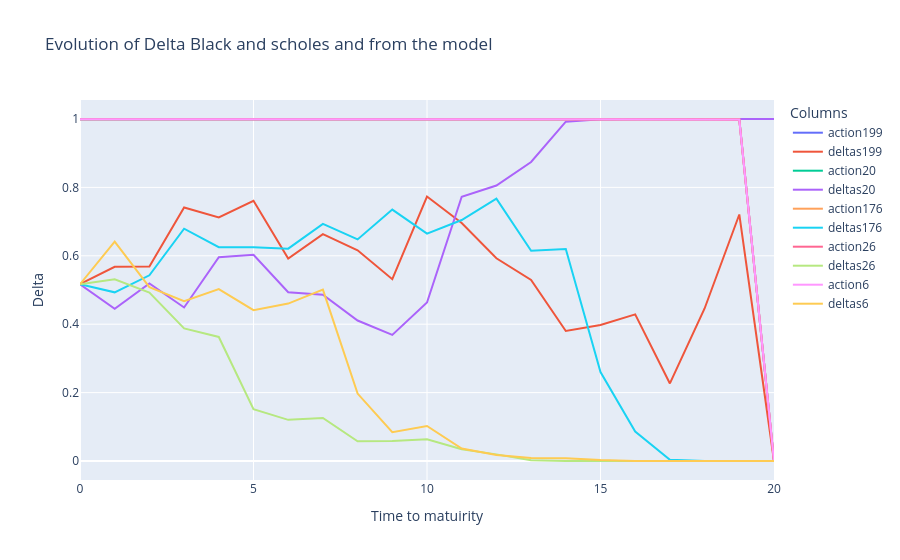

This figure's notebook cell:
### Code cell
fig = go.Figure()
# Add traces for each column
for column in actions.columns[values]:
    fig.add_trace(go.Scatter(x=actions.index, y=actions[column], mode='lines', name=f"action{column}"))
    fig.add_trace(go.Scatter(x=deltas.index, y=deltas[column], mode='lines', name=f"deltas{column}"))

# Update layout
fig.update_layout(
    title='Evolution of Delta Black and scholes and from the model',
    xaxis_title='Time to matuirity',
    yaxis_title='Delta',
    template='plotly',
    legend=dict(title='Columns'),
)

# Show the plot
fig.show()

### Figure 1 — Plotly figure (JSON) as saved in the notebook; plotly's stock layout.template omitted (floating-point values rounded to 4 significant figures)
{"data": [{"mode": "lines", "name": "action199", "type": "scatter", "x": [0, 1, 2, 3, 4, 5, 6, 7, 8, 9, 10, 11, 12, 13, 14, 15, 16, 17, 18, 19, 20], "y": [0.9995, 0.9996, 0.9997, 0.9998, 0.9998, 0.9998, 0.9998, 0.9998, 0.9998, 0.9998, 0.9999, 0.9998, 0.9998, 0.9997, 0.9997, 0.9997, 0.9996, 0.9995, 0.9996, 0.9996, 0]}, {"mode": "lines", "name": "deltas199", "type": "scatter", "x": [0, 1, 2, 3, 4, 5, 6, 7, 8, 9, 10, 11, 12, 13, 14, 15, 16, 17, 18, 19, 20], "y": [0.5169, 0.5678, 0.5685, 0.7413, 0.712, 0.7607, 0.5918, 0.6632, 0.6159, 0.5315, 0.7733, 0.6957, 0.5927, 0.5292, 0.3802, 0.3976, 0.4288, 0.2268, 0.4459, 0.7208, 0]}, {"mode": "lines", "name": "action20", "type": "scatter", "x": [0, 1, 2, 3, 4, 5, 6, 7, 8, 9, 10, 11, 12, 13, 14, 15, 16, 17, 18, 19, 20], "y": [0.9995, 0.9995, 0.9996, 0.9996, 0.9998, 0.9998, 0.9998, 0.9998, 0.9998, 0.9998, 0.9998, 0.9998, 0.9998, 0.9998, 0.9999, 0.9999, 0.9999, 0.9999, 0.9999, 0.9999, 1]}, {"mode": "lines", "name": "deltas20", "type": "scatter", "x": [0, 1, 2, 3, 4, 5, 6, 7, 8, 9, 10, 11, 12, 13, 14, 15, 16, 17, 18, 19, 20], "y": [0.5169, 0.445, 0.5194, 0.4489, 0.596, 0.6029, 0.4933, 0.4864, 0.4107, 0.3688, 0.4634, 0.7727, 0.8056, 0.8742, 0.9921, 0.9996, 1.0, 1.0, 1.0, 1.0, 1]}, {"mode": "lines", "name": "action176", "type": "scatter", "x": [0, 1, 2, 3, 4, 5, 6, 7, 8, 9, 10, 11, 12, 13, 14, 15, 16, 17, 18, 19, 20], "y": [0.9995, 0.9996, 0.9997, 0.9998, 0.9998, 0.9998, 0.9998, 0.9998, 0.9998, 0.9999, 0.9998, 0.9998, 0.9998, 0.9998, 0.9997, 0.9996, 0.9995, 0.9993, 0.999, 0.9989, 0]}, {"mode": "lines", "name": "deltas176", "type": "scatter", "x": [0, 1, 2, 3, 4, 5, 6, 7, 8, 9, 10, 11, 12, 13, 14, 15, 16, 17, 18, 19, 20], "y": [0.5169, 0.4932, 0.5429, 0.6793, 0.625, 0.6247, 0.6209, 0.6932, 0.6478, 0.7351, 0.6648, 0.7047, 0.7671, 0.6145, 0.6199, 0.26, 0.08595, 0.003682, 7.554e-06, 1.315e-09, 0]}, {"mode": "lines", "name": "action26", "type": "scatter", "x": [0, 1, 2, 3, 4, 5, 6, 7, 8, 9, 10, 11, 12, 13, 14, 15, 16, 17, 18, 19, 20], "y": [0.9995, 0.9996, 0.9996, 0.9996, 0.9996, 0.9995, 0.9995, 0.9996, 0.9995, 0.9996, 0.9996, 0.9996, 0.9995, 0.9993, 0.9991, 0.9989, 0.9987, 0.9984, 0.9985, 0.9981, 0]}, {"mode": "lines", "name": "deltas26", "type": "scatter", "x": [0, 1, 2, 3, 4, 5, 6, 7, 8, 9, 10, 11, 12, 13, 14, 15, 16, 17, 18, 19, 20], "y": [0.5169, 0.5315, 0.4923, 0.3876, 0.3627, 0.1517, 0.1204, 0.1259, 0.05778, 0.05855, 0.06326, 0.03444, 0.01935, 0.002342, 0.0003265, 1.575e-05, 1.91e-07, 1.476e-10, 1.958e-12, 1.84e-27, 0]}, {"mode": "lines", "name": "action6", "type": "scatter", "x": [0, 1, 2, 3, 4, 5, 6, 7, 8, 9, 10, 11, 12, 13, 14, 15, 16, 17, 18, 19, 20], "y": [0.9995, 0.9997, 0.9996, 0.9996, 0.9997, 0.9997, 0.9997, 0.9998, 0.9997, 0.9996, 0.9997, 0.9996, 0.9995, 0.9994, 0.9994, 0.9993, 0.9991, 0.9987, 0.9987, 0.9984, 0]}, {"mode": "lines", "name": "deltas6", "type": "scatter", "x": [0, 1, 2, 3, 4, 5, 6, 7, 8, 9, 10, 11, 12, 13, 14, 15, 16, 17, 18, 19, 20], "y": [0.5169, 0.6414, 0.5086, 0.4672, 0.5028, 0.441, 0.4603, 0.5009, 0.1971, 0.0841, 0.1025, 0.03626, 0.0177, 0.008884, 0.007885, 0.002686, 0.0001219, 6.53e-08, 4.884e-10, 4.755e-20, 0]}], "layout": {"legend": {"title": {"text": "Columns"}}, "title": {"text": "Evolution of Delta Black and scholes and from the model"}, "xaxis": {"title": {"text": "Time to matuirity"}}, "yaxis": {"title": {"text": "Delta"}}}}
